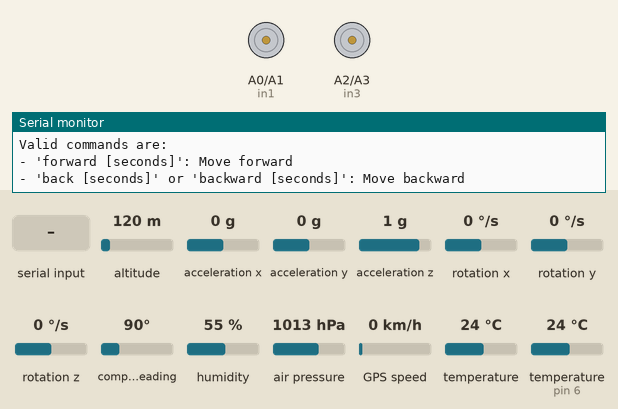
Bench run of a sketch on a simulated Arduino Uno, built with avr-gcc and run on an emulated ATmega328P. On the bench: motor-driver pin pairs drawn as motors (green arrow = first pin HIGH = forward, orange = second pin HIGH = backward, longer = more drive), the last lines printed to the serial monitor. The inputs (shaded band) are chosen by the test bench; at power-on: altitude 120 m, acceleration x 0 g, acceleration y 0 g, acceleration z 1 g, rotation x 0 °/s, rotation y 0 °/s, rotation z 0 °/s, compass heading 90°, humidity 55 %, air pressure 1013 hPa, GPS speed 0 km/h, temperature 24 °C, temperature (sensor on pin 6) 24 °C. The GPS gets a fix after 3 s at 37.7749, -122.4194 with 8 satellites.

Above: at 2.4 s.
2.5 s: "forward 1\n" received over Serial
At 5.9 s:
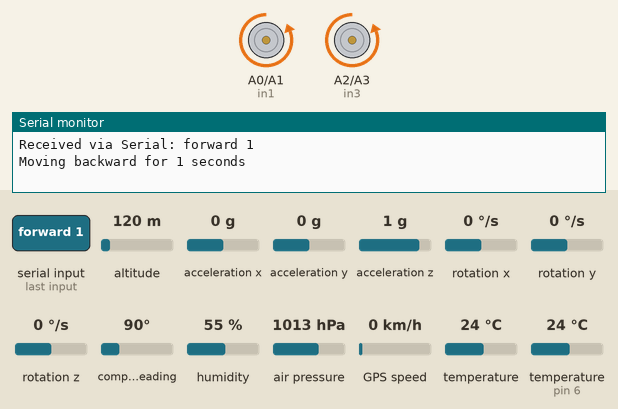
7.0 s: "back 1\n" received over the second serial link
At 7.8 s:
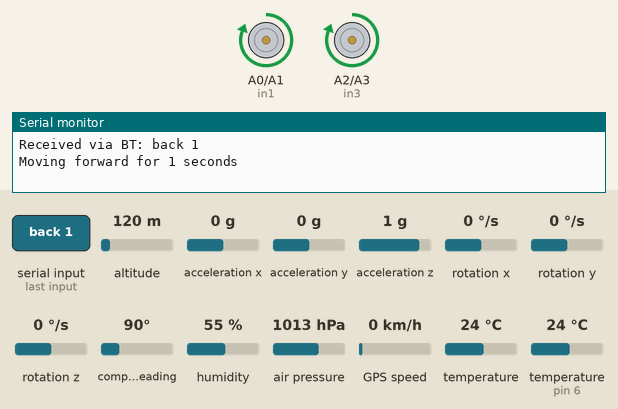
9.5 s: "square\n" received over Serial
At 12.9 s:
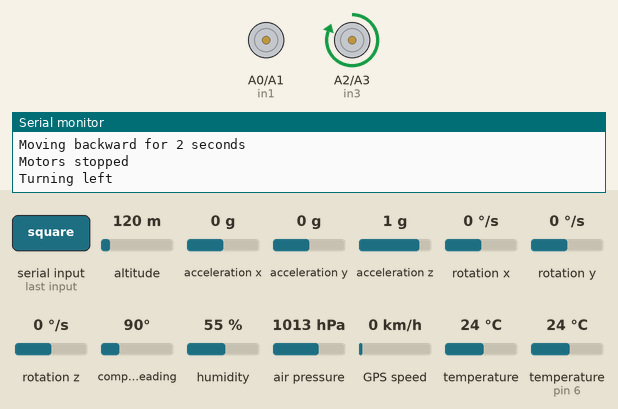
Timing chart, 0 to 22.8 s (numbered marks = the images above; inputs shaded):
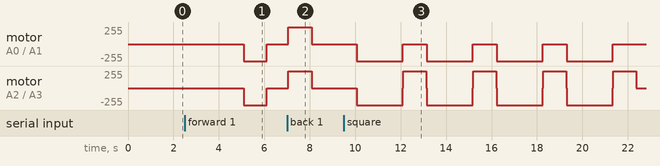

The sketch:

ControlCodes.ino
```cpp
#include <Wire.h>
#include <SoftwareSerial.h>
#include <TinyGPS.h>
#include <DHT11.h>
#include <Adafruit_Sensor.h>
#include <Adafruit_HMC5883_U.h>
#include <Adafruit_BMP085.h>
#include <Adafruit_MPU6050.h>

// Pin Definitions
#define BT_RX 1   // Connect to TX of Bluetooth module
#define BT_TX 0   // Connect to RX of Bluetooth module
#define GPS_RX 4
#define GPS_TX 3
#define DHT_PIN 6

// Motor Pins from ControlCodes.ino
// Left Wheel
#define in1 A0
#define in2 A1
// Right Wheel
#define in3 A2
#define in4 A3

// Bluetooth and GPS Serial
SoftwareSerial bluetooth(BT_RX, BT_TX);
SoftwareSerial gpsSerial(GPS_RX, GPS_TX);

// Initialize sensors
TinyGPS gps;
DHT11 dht11(DHT_PIN);
Adafruit_HMC5883_Unified mag = Adafruit_HMC5883_Unified(12345);
Adafruit_BMP085 bmp;
Adafruit_MPU6050 mpu;

// Configuration
const float DECLINATION_ANGLE = -1.12; // Local declination angle
const unsigned long TRANSMIT_INTERVAL = 1000; // 1 second between transmissions
unsigned long lastTransmitTime = 0;

// Sensor data structure - Using smaller data types where possible
struct SensorData {
  // DHT11
  int8_t temperature;
  uint8_t humidity;

  // GPS
  float latitude;
  float longitude;
  uint8_t satellites;
  uint16_t hdop;

  // MPU6050
  float accelX, accelY, accelZ;
  float gyroX, gyroY, gyroZ;

  // HMC5883L
  float heading;

  // BMP085
  int32_t pressure;
  float altitude;
};

SensorData sensorData;

// Program strings stored in flash memory to save RAM
const char PSTR_INIT[] PROGMEM = "Initializing Integrated Sensor System...";
const char PSTR_SETUP[] PROGMEM = "Setup complete!";
const char PSTR_MPU_INIT[] PROGMEM = "Initializing MPU6050... ";
const char PSTR_HMC_INIT[] PROGMEM = "Initializing HMC5883L... ";
const char PSTR_BMP_INIT[] PROGMEM = "Initializing BMP085... ";
const char PSTR_SUCCESS[] PROGMEM = "Success!";
const char PSTR_FAILED[] PROGMEM = "Failed!";
const char PSTR_DHT_READY[] PROGMEM = "DHT11 ready on pin ";
const char PSTR_NO_SIGNAL[] PROGMEM = "No signal";
const char PSTR_RCV_CMD[] PROGMEM = "Received command: ";
const char PSTR_ERR_CMD[] PROGMEM = "Error: Unknown command!";
const char PSTR_VALID_CMD[] PROGMEM = "Valid commands are:";

// Helper function to print flash strings to save RAM
void printProgString(const char* str, Stream &output) {
  char c;
  for (uint8_t i = 0; (c = pgm_read_byte(str + i)) != 0; i++) {
    output.print(c);
  }
}

void setup() {
  // Initialize motor pins
  pinMode(in1, OUTPUT);
  pinMode(in2, OUTPUT);
  pinMode(in3, OUTPUT);
  pinMode(in4, OUTPUT);

  // Initialize serial communications
  Serial.begin(9600);
  bluetooth.begin(9600);
  gpsSerial.begin(4800);

  printProgString(PSTR_INIT, Serial);
  Serial.println();
  printProgString(PSTR_INIT, bluetooth);
  bluetooth.println();

  // Initialize I2C sensors
  Wire.begin();
  initializeSensors();

  // Explicitly stop motors at initialization
  stopMotors();

  Serial.println("DC Motor Control with Integrated Sensors");
  bluetooth.println("DC Motor Control with Integrated Sensors");

  printProgString(PSTR_SETUP, Serial);
  Serial.println();

  printProgString(PSTR_SETUP, bluetooth);
  bluetooth.println();

  delay(1000);
}

void loop() {
  // Check for commands
  if (Serial.available() > 0) {
    String command = Serial.readStringUntil('\n');
    command.trim();
    Serial.println("Received via Serial: " + command);

    handleCommand(command);
  }

  if (bluetooth.available() > 0) {
    String command = bluetooth.readStringUntil('\n');
    command.trim();
    Serial.println("Received via BT: " + command);

    handleCommand(command);
  }

  // Check if it's time to read sensors and transmit data
  unsigned long currentTime = millis();
  if (currentTime - lastTransmitTime >= TRANSMIT_INTERVAL) {
    // Read all sensor data
    readDHT11();
    readGPS();
    readMPU6050();
    readHMC5883L();
    readBMP085();

    // Transmit data in specified format
    transmitData();

    lastTransmitTime = currentTime;
  }
}

// Initialize all sensors
void initializeSensors() {
  // Initialize MPU6050
  printProgString(PSTR_MPU_INIT, Serial);
  if (!mpu.begin()) {
    printProgString(PSTR_FAILED, Serial);
    Serial.println();
  } else {
    mpu.setAccelerometerRange(MPU6050_RANGE_8_G);
    mpu.setGyroRange(MPU6050_RANGE_500_DEG);
    mpu.setFilterBandwidth(MPU6050_BAND_21_HZ);
    printProgString(PSTR_SUCCESS, Serial);
    Serial.println();
  }

  // Initialize HMC5883L
  printProgString(PSTR_HMC_INIT, Serial);
  if (!mag.begin()) {
    printProgString(PSTR_FAILED, Serial);
    Serial.println();
  } else {
    printProgString(PSTR_SUCCESS, Serial);
    Serial.println();
  }

  // Initialize BMP085
  printProgString(PSTR_BMP_INIT, Serial);
  if (!bmp.begin()) {
    printProgString(PSTR_FAILED, Serial);
    Serial.println();
  } else {
    printProgString(PSTR_SUCCESS, Serial);
    Serial.println();
  }

  // DHT11 doesn't need explicit initialization
  printProgString(PSTR_DHT_READY, Serial);
  Serial.println(DHT_PIN);

  // Initialize default values for GPS
  sensorData.latitude = NAN;
  sensorData.longitude = NAN;
  sensorData.satellites = 0;
  sensorData.hdop = 9999;
}

// Read DHT11 temperature and humidity
void readDHT11() {
  int temperature = 0;
  int humidity = 0;

  int result = dht11.readTemperatureHumidity(temperature, humidity);

  if (result == 0) {
    // Reading successful
    sensorData.temperature = temperature;
    sensorData.humidity = humidity;
  }
}

// Read GPS data - Optimized to use less memory
void readGPS() {
  bool newData = false;
  unsigned long startTime = millis();

  // Try to get GPS data for up to 300ms (reduced from 500ms)
  while (millis() - startTime < 300) {
    if (gpsSerial.available()) {
      char c = gpsSerial.read();
      if (gps.encode(c)) {
        newData = true;
      }
    }
  }

  // Try to get position if new data is available
  if (newData) {
    float latitude, longitude;
    unsigned long age;

    gps.f_get_position(&latitude, &longitude, &age);

    // Check if the position is valid
    if (latitude != TinyGPS::GPS_INVALID_F_ANGLE &&
        longitude != TinyGPS::GPS_INVALID_F_ANGLE) {
      sensorData.latitude = latitude;
      sensorData.longitude = longitude;
    } else {
      // Use default coordinates if invalid
      sensorData.latitude = NAN;
      sensorData.longitude = NAN;
    }

    // Get satellites and precision data
    sensorData.satellites = gps.satellites() == TinyGPS::GPS_INVALID_SATELLITES ? 0 : gps.satellites();
    sensorData.hdop = gps.hdop() == TinyGPS::GPS_INVALID_HDOP ? 9999 : gps.hdop();
  }
}

// Read MPU6050 accelerometer and gyroscope
void readMPU6050() {
  sensors_event_t accel, gyro, temp;

  mpu.getEvent(&accel, &gyro, &temp);

  // Store acceleration values
  sensorData.accelX = accel.acceleration.x;
  sensorData.accelY = accel.acceleration.y;
  sensorData.accelZ = accel.acceleration.z;

  // Store gyroscope values
  sensorData.gyroX = gyro.gyro.x;
  sensorData.gyroY = gyro.gyro.y;
  sensorData.gyroZ = gyro.gyro.z;
}

// Read HMC5883L magnetometer
void readHMC5883L() {
  sensors_event_t event;

  mag.getEvent(&event);

  // Calculate heading directly without storing individual components
  float heading = atan2(event.magnetic.y, event.magnetic.x);
  heading += DECLINATION_ANGLE;

  // Normalize heading
  if (heading < 0) heading += 2 * PI;
  if (heading > 2 * PI) heading -= 2 * PI;

  sensorData.heading = heading * 180 / M_PI; // Convert to degrees
}

// Read BMP085 barometer
void readBMP085() {
  sensorData.pressure = bmp.readPressure();
  sensorData.altitude = bmp.readAltitude();
}

// Motor control functions from ControlCodes.ino
void moveBackward(int duration) {
  digitalWrite(in1, HIGH);
  digitalWrite(in2, LOW);
  digitalWrite(in3, HIGH);
  digitalWrite(in4, LOW);

  Serial.println("Moving forward for " + String(duration/1000) + " seconds");
  bluetooth.println("Moving forward for " + String(duration/1000) + " seconds");

  delay(duration);
  stopMotors();
}

void moveForward(int duration) {
  digitalWrite(in1, LOW);
  digitalWrite(in2, HIGH);
  digitalWrite(in3, LOW);
  digitalWrite(in4, HIGH);

  Serial.println("Moving backward for " + String(duration/1000) + " seconds");
  bluetooth.println("Moving backward for " + String(duration/1000) + " seconds");

  delay(duration);
  stopMotors();
}

void turnLeft() {
  digitalWrite(in1, LOW);
  digitalWrite(in2, LOW);  // Left wheel stops
  digitalWrite(in3, HIGH);
  digitalWrite(in4, LOW);  // Right wheel forward

  Serial.println("Turning left");
  bluetooth.println("Turning left");

  delay(1000);
  stopMotors();
}

void turnRight() {
  digitalWrite(in1, LOW);
  digitalWrite(in2, HIGH);  // Left wheel forward
  digitalWrite(in3, LOW);
  digitalWrite(in4, LOW);  // Right wheel stops

  Serial.println("Turning right");
  bluetooth.println("Turning right");

  delay(1000);
  stopMotors();
}

void stopMotors() {
  digitalWrite(in1, LOW);
  digitalWrite(in2, LOW);
  digitalWrite(in3, LOW);
  digitalWrite(in4, LOW);

  Serial.println("Motors stopped");
  bluetooth.println("Motors stopped");
}

void runSquare() {
  Serial.println("Running square pattern");
  bluetooth.println("Running square pattern");

  for (int i = 0; i < 4; i++) {
    moveForward(2000);
    turnLeft();
  }
}

void handleCommand(String command) {
  command.toLowerCase();
  int duration = 3000; // Default duration
  int spaceIndex = command.indexOf(' ');
  String mainCmd = command;

  // If there's a space, separate command and value
  if (spaceIndex > 0) {
    mainCmd = command.substring(0, spaceIndex);
    String timeStr = command.substring(spaceIndex + 1);
    int seconds = timeStr.toInt();
    if (seconds > 0) {
      duration = seconds * 1000;
    }
  }

  if (mainCmd == "forward") {
    moveForward(duration);
  } else if (mainCmd == "back" || mainCmd == "backward") {
    moveBackward(duration);
  } else if (command == "left") {
    turnLeft();
  } else if (command == "right") {
    turnRight();
  } else if (command == "stop") {
    stopMotors();
  } else if (command == "square") {
    runSquare();
  } else {
    Serial.println("Error: Unknown command!");
    Serial.println("Valid commands are:");
    Serial.println("- 'forward [seconds]': Move forward");
    Serial.println("- 'back [seconds]' or 'backward [seconds]': Move backward");
    Serial.println("- 'left': Turn left");
    Serial.println("- 'right': Turn right");
    Serial.println("- 'stop': Stop motors");
    Serial.println("- 'square': Run in square pattern");

    bluetooth.println("Error: Unknown command!");
    bluetooth.println("Valid commands are:");
    bluetooth.println("- 'forward [seconds]': Move forward");
    bluetooth.println("- 'back [seconds]' or 'backward [seconds]': Move backward");
    bluetooth.println("- 'left': Turn left");
    bluetooth.println("- 'right': Turn right");
    bluetooth.println("- 'stop': Stop motors");
    bluetooth.println("- 'square': Run in square pattern");
  }
}

// Transmit all sensor data over Bluetooth and Serial in the specified format
void transmitData() {
  // Format: "temperature,humidity,LAT,LONG,No of SAT,HDOP,AccX,AccY,AccZ,GyroX,GyroY,GyroZ,Heading,Pressure,Altitude"

  // DHT11
  Serial.print(sensorData.temperature);
  Serial.print(F(","));
  Serial.print(sensorData.humidity);
  Serial.print(F(","));

  bluetooth.print(sensorData.temperature);
  bluetooth.print(F(","));
  bluetooth.print(sensorData.humidity);
  bluetooth.print(F(","));

  // GPS
  if (isnan(sensorData.latitude) || isnan(sensorData.longitude)) {
    printProgString(PSTR_NO_SIGNAL, Serial);
    Serial.print(F(","));
    printProgString(PSTR_NO_SIGNAL, Serial);
    Serial.print(F(","));

    printProgString(PSTR_NO_SIGNAL, bluetooth);
    bluetooth.print(F(","));
    printProgString(PSTR_NO_SIGNAL, bluetooth);
    bluetooth.print(F(","));
  } else {
    Serial.print(sensorData.latitude, 6);
    Serial.print(F(","));
    Serial.print(sensorData.longitude, 6);
    Serial.print(F(","));

    bluetooth.print(sensorData.latitude, 6);
    bluetooth.print(F(","));
    bluetooth.print(sensorData.longitude, 6);
    bluetooth.print(F(","));
  }

  Serial.print(sensorData.satellites);
  Serial.print(F(","));
  Serial.print(sensorData.hdop);
  Serial.print(F(","));

  bluetooth.print(sensorData.satellites);
  bluetooth.print(F(","));
  bluetooth.print(sensorData.hdop);
  bluetooth.print(F(","));

  // MPU6050
  Serial.print(sensorData.accelX);
  Serial.print(F(","));
  Serial.print(sensorData.accelY);
  Serial.print(F(","));
  Serial.print(sensorData.accelZ);
  Serial.print(F(","));
  Serial.print(sensorData.gyroX);
  Serial.print(F(","));
  Serial.print(sensorData.gyroY);
  Serial.print(F(","));
  Serial.print(sensorData.gyroZ);
  Serial.print(F(","));

  bluetooth.print(sensorData.accelX);
  bluetooth.print(F(","));
  bluetooth.print(sensorData.accelY);
  bluetooth.print(F(","));
  bluetooth.print(sensorData.accelZ);
  bluetooth.print(F(","));
  bluetooth.print(sensorData.gyroX);
  bluetooth.print(F(","));
  bluetooth.print(sensorData.gyroY);
  bluetooth.print(F(","));
  bluetooth.print(sensorData.gyroZ);
  bluetooth.print(F(","));

  // HMC5883L - Only transmit heading
  Serial.print(sensorData.heading);
  Serial.print(F(","));

  bluetooth.print(sensorData.heading);
  bluetooth.print(F(","));

  // BMP085
  Serial.print(sensorData.pressure);
  Serial.print(F(","));
  Serial.println(sensorData.altitude);

  bluetooth.print(sensorData.pressure);
  bluetooth.print(F(","));
  bluetooth.println(sensorData.altitude);
}
```

Measured:
- after the input at 2.5 s, motor on A0 (in1) / A1 (in2), motor on A2 (in3) / A3 (in4): stopped → backward 255/255 after 2.6 s, → stopped 1.0 s later
- after the input at 7.0 s, motor on A0 (in1) / A1 (in2), motor on A2 (in3) / A3 (in4): stopped → forward 255/255 after 0.06 s, → stopped 1.0 s later
- after the input at 9.5 s, motor on A0 (in1) / A1 (in2): alternates backward 255/255 for 2.0 s and stopped for 1.0 s, starting after 0.56 s; motor on A2 (in3) / A3 (in4): stopped → backward 255/255 after 0.56 s, then repeats every 3.1 s: stopped 0.02 s, forward 255/255 1.0 s, stopped 0.02 s, backward 255/255 2.0 s
